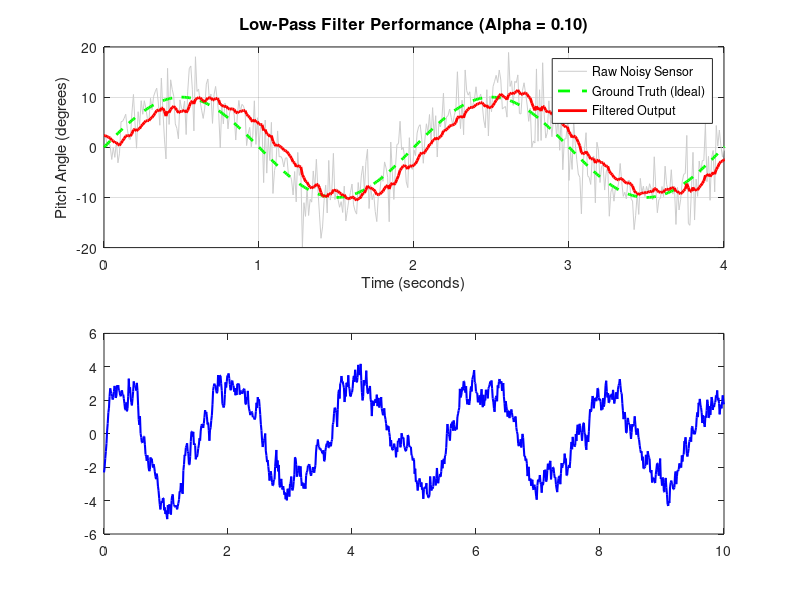

This figure's MATLAB source: (Note: this script raises an error after producing the figure.)
%% ========================================================================
%  PROJECT: UAV Sensor Noise Filtering Simulation (Discrete Low-Pass Filter)
%  AUTHOR: Serdar Sokmen
%  PLATFORM: MATLAB 
%
%  ------------------------------------------------------------------------
%  DESCRIPTION & AVIONICS CONTEXT:
%  ------------------------------------------------------------------------
%  In Unmanned Aerial Vehicles (UAVs), specifically Quadplanes and VTOLs,
%  Raw Sensor Data (IMU - Accelerometer/Gyroscope) is heavily corrupted by
%  mechanical vibrations generated by BLDC motors and propellers.
%
%  Feeding this raw, noisy data directly into a PID Flight Controller causes:
%  1. Overheating motors (due to rapid twitching).
%  2. Poor flight stability and oscillations.
%  3. Inaccurate attitude estimation (AHRS).
%
%  OBJECTIVE:
%  This script simulates a noisy pitch-angle sensor reading and implements
%  a "First-Order Discrete Low-Pass Filter" (Infinite Impulse Response - IIR)
%  to recover the estimated true attitude.
%
%  MATHEMATICAL MODEL (Difference Equation):
%  y[n] = alpha * x[n] + (1 - alpha) * y[n-1]
%
%  Variables:
%  x[n]   : Current raw measurement (Noisy Input)
%  y[n-1] : Previous filtered estimate (Memory)
%  alpha  : Smoothing factor (0 < alpha < 1) -> Tunable Parameter
%
%  Key Trade-off:
%  - Low Alpha  -> Very smooth signal, but HIGH LATENCY (Lag).
%  - High Alpha -> Low latency, but NOISY signal.
% =========================================================================

clc; clear; close all;

%% 1. SIMULATION SETUP (Simülasyon Ayarları)
% -------------------------------------------------------------------------
duration = 10;          % Total simulation time in seconds
sampling_rate = 100;    % Hz (Standard Loop Rate for Pixhawk/Ardupilot)
dt = 1/sampling_rate;   % Time step (0.01s)
t = 0:dt:duration;      % Time vector

%% 2. SIGNAL GENERATION (Sinyal Oluşturma)
% -------------------------------------------------------------------------
% SCENARIO: 
% The UAV is performing a gentle "Pitch Up" and "Pitch Down" maneuver.
% Frequency = 0.5 Hz means one full up/down motion takes 2 seconds.
freq = 0.5; 
amplitude = 10; % Degrees (Drone pitches 10 degrees up and down)

% Ideal (Truth) Signal - What the drone is actually doing physics-wise
true_signal = amplitude * sin(2 * pi * freq * t); 

% NOISE GENERATION (Gürültü Ekleme):
% We simulate high-frequency vibrations typical of unbalanced props.
% 'randn' generates Gaussian white noise.
noise_intensity = 4.0; % High vibration level (4 degrees of jitter)
noise = noise_intensity * randn(size(t)); 

% RAW SENSOR DATA:
% This is what the flight controller actually "sees" from the MEMS sensor.
sensor_reading = true_signal + noise;

%% 3. FILTER IMPLEMENTATION (Filtre Algoritması)
% -------------------------------------------------------------------------
% TUNING PARAMETER: ALPHA
% This is the most critical value in avionics filter design.
% alpha = dt / (RC + dt) in analog terms.
%
% Try changing this value to see the effect:
% 0.05 -> Extremely smooth, huge lag (Bad for racing drones)
% 0.15 -> Balanced (Good for cinematic/camera drones)
% 0.80 -> Very responsive, noisy (Good for small racers)
alpha = 0.10; 

% Pre-allocate array for speed (Best coding practice in MATLAB)
filtered_signal = zeros(size(t));

% Initial Condition: Assume drone starts at the first sensor reading
filtered_signal(1) = sensor_reading(1); 

% THE LOOP (Simulating Real-Time Processing)
for n = 2:length(t)
    % ---------------------------------------------------------------------
    % ALGORITHM EXPLANATION:
    % We take a small portion (alpha) of the NEW noisy measurement,
    % and mix it with a large portion (1-alpha) of the PREVIOUS estimate.
    % This "inertia" resists sudden changes (noise) but allows slow changes.
    % ---------------------------------------------------------------------
    
    current_measurement = sensor_reading(n);
    previous_estimate   = filtered_signal(n-1);
    
    % The Low-Pass Filter Formula
    filtered_signal(n) = (alpha * current_measurement) + ...
                         ((1 - alpha) * previous_estimate);
end

%% 4. PERFORMANCE ANALYSIS & VISUALIZATION (Analiz)
% -------------------------------------------------------------------------
figure('Name', 'Avionics Filter Analysis', 'Color', 'w');

% Subplot 1: Time Domain Comparison
subplot(2,1,1);
    plot(t, sensor_reading, 'Color', [0.8, 0.8, 0.8], 'LineWidth', 0.5); hold on;
    plot(t, true_signal, 'g--', 'LineWidth', 2);
    plot(t, filtered_signal, 'r-', 'LineWidth', 2);
    
    title(sprintf('Low-Pass Filter Performance (Alpha = %.2f)', alpha), 'FontSize', 12);
    xlabel('Time (seconds)');
    ylabel('Pitch Angle (degrees)');
    legend('Raw Noisy Sensor', 'Ground Truth (Ideal)', 'Filtered Output', 'Location', 'best');
    grid on;
    xlim([0 4]); % Zoom in on the first 4 seconds for clarity

% Subplot 2: Lag/Latency Analysis
% In control theory, "Phase Lag" is critical. If lag is too high, 
% the PID controller will react too late, causing instability.
subplot(2,1,2);
    lag_error = true_signal - filtered_signal;
    plot(t, lag_error, 'b', 'LineWidth', 1.5);
    yline(0, 'k--');
    
    title('Filter Latency (Error between Truth and Filtered)', 'FontSize', 12);
    xlabel('Time (seconds)');
    ylabel('Error (degrees)');
    legend('Tracking Error / Lag');
    grid on;
    xlim([0 4]);

% Console Output
fprintf('------------------------------------------------\n');
fprintf('SIMULATION RESULTS:\n');
fprintf('------------------------------------------------\n');
fprintf('Sampling Rate : %d Hz\n', sampling_rate);
fprintf('Filter Alpha  : %.2f\n', alpha);
fprintf('Max Noise     : +/- %.1f degrees\n', max(abs(noise)));
fprintf('Max Lag Error : %.2f degrees (Check if acceptable for flight)\n', max(abs(lag_error)));
fprintf('------------------------------------------------\n');